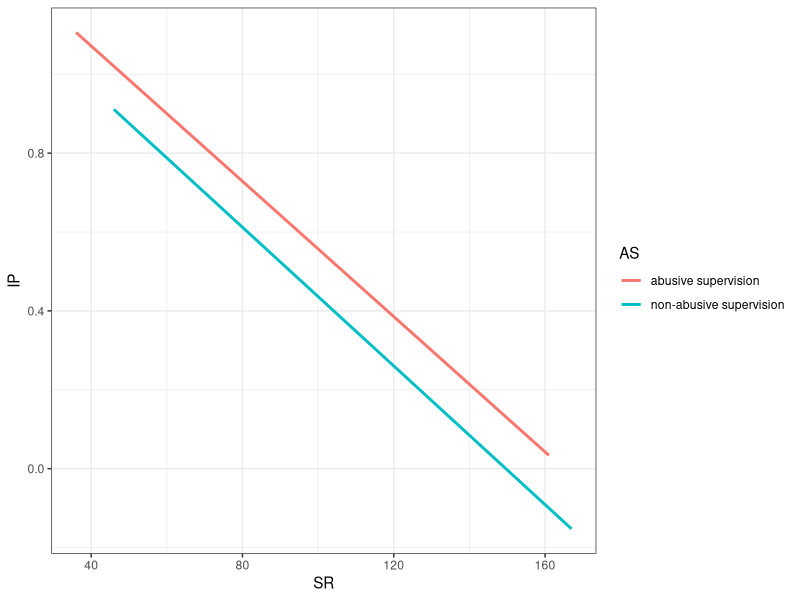

Write the R code that produced this figure.
## ---- chunk 1
# general options --------------------------------------------------------------
options(scipen = 999)
set.seed(123)
# chunk options ----------------------------------------------------------------
knitr::opts_chunk$set(
  cache.extra = knitr::rand_seed, 
  message = FALSE, 
  warning = FALSE, 
  error = FALSE, 
  echo = FALSE
)
# libraries --------------------------------------------------------------------
library(tidyverse)
library(DiagrammeR)
library(here)

# data -------------------------------------------------------------------------
df <- read_csv(here("doc/voodoo_data.csv"))
## ---- chunk 2
DiagrammeR::grViz("
  digraph {
    graph [rankdir = LR]
  
    node [shape = circle]
    AS; IP; SR
    node [shape = point, width = 0, height = 0]
    ''
    
    SR -> '' [label= β2]
    AS -> '' [arrowhead = none] [label= β1]
    ''-> IP [label= β3]
    
    subgraph {
      rank = same; SR; '';
    }
  }", height = 100, width = 400)
## ---- chunk 3
ggplot(df, aes(SR, IP, color = AS)) +
  geom_smooth(formula = 'y ~ x', method = "lm", se = FALSE, na.rm = TRUE) +
  theme_bw()
